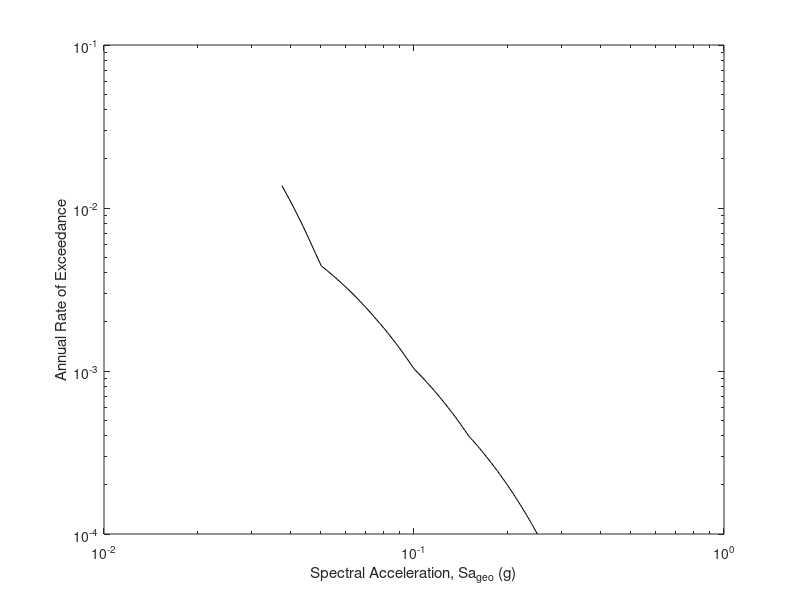

The MATLAB script that drew this image: (Note: this script raises an error after producing the figure.)

%==========================================================================================
% Fragility estimation, hazard analysis, Risk calculation, and R_avl calculation from IDA
% Suman Banerjee, IIT Roorkee, 2024
% s_banerjee@eq.iitr.ac.in
% Geometric mean of intensities; Risk integral truncated for lower and upper bounds
%==========================================================================================

clear; clc;

%%%%%%%%%% INPUTS %%%%%%%%%%

MCE = 0.15;
median_Op = 0.32; std_Op = 0.35;
median_CP = 1.28; std_CP = 0.36;

% Integral lower bound -
low_int_IO = 0.0375;
low_int_CP = 0.0375;

% Integral upper bound -
high_int_IO = 0.25;
high_int_CP = 0.25;

hazard = [0.0375 0.0137; 0.05 0.00444; 0.075 0.00211; 0.1 0.00103; 0.15 0.00040; 0.2 0.0002; 0.25 0.0001];

%%%%%%%%%% END OF INPUTS %%%%%%%%%%

phi_MCE_Op = 1/std_Op*log(MCE/median_Op);
phi_MCE_CP = 1/std_CP*log(MCE/median_CP);

P_MCE_Op = normcdf(phi_MCE_Op)*100;     % P[Op|MCE] for Operational level
P_MCE_CP = normcdf(phi_MCE_CP)*100;     % P[CP|MCE] for Collapse level
fprintf ("Probability of Exceeding Operational given MCE is %6.3f %%\n",P_MCE_Op);
fprintf ("Probability of Exceeding Collapse given MCE is %6.3f %%\n",P_MCE_CP);

% Discretization -
disStep = 100;
dis_IO = (high_int_IO-low_int_IO)/disStep;
dis_CP = (high_int_CP-low_int_CP)/disStep;

% Hazard Curve -
spec_acc_fr_IO_Risk = low_int_IO:dis_IO:high_int_IO;                                    % Hazard lower and upper limits
spec_acc_fr_CP_Risk = low_int_CP:dis_CP:high_int_CP;

for i = 1:size(spec_acc_fr_CP_Risk,2)
    % hazrad_mod(i) = interp1(hazard(:,1),hazard(:,2),spec_acc_fr_CP_Risk(i));
    hazrad_mod(i) = exp(interp1(hazard(:,1),log(hazard(:,2)),spec_acc_fr_CP_Risk(i)));
end


figure
loglog(spec_acc_fr_CP_Risk,hazrad_mod,'k','LineWidth',0.75)
xlabel('Spectral Acceleration, Sa_g_e_o (g)')
ylabel('Annual Rate of Exceedance')
res = 1200;
box on
ax = gca;
ax.LineWidth = 1.2;
set(gca, 'FontName', 'Times New Roman')
x0=500;
y0=300;
width=220;
height=180;
set(gcf,'units','points','position',[x0,y0,width,height]);
print('Hazard Curve.png','-dpng',['-r' num2str(res)]);

% Fragility function -
fragility_Op = makedist('Lognormal','mu',median_Op,'sigma',std_Op);
fragility_CP = makedist('Lognormal','mu',median_CP,'sigma',std_CP);

% Fragility Curve -
frag_high = norminv(0.9999,median_CP, std_CP);                                         % Upper limit for fragility plot
spec_acc_fr = 0:dis_CP:frag_high;
fragility_Op_plot = normcdf((log(spec_acc_fr/median_Op))/std_Op);
fragility_CP_plot = normcdf((log(spec_acc_fr/median_CP))/std_CP);
figure
plot(spec_acc_fr,fragility_Op_plot, '-r', 'linewidth', 1)
hold on
plot(spec_acc_fr,fragility_CP_plot, '-b', 'linewidth', 1)
hold on
grid on
%title('Fragility Curve')
xlabel('Spectral Acceleration, Sa(T1) (g)')
ylabel('Probability of Exceedance')
xlim([0 frag_high])
yticks(0:0.25:1);
%legend('Fragility Curve');
med_IO = round(median_Op,2);
med_CP = round(median_CP,2);
std_IO = round(std_Op,2);
std_CP = round(std_CP,2);
dim = [0.55, 0.2, 0.3, 0.15];
str = {['\mu_I_O = ',num2str(med_IO),', ','\beta_I_O = ',num2str(std_IO)],['\mu_C_P = ',num2str(med_CP),', ','\beta_C_P = ',num2str(std_CP)]};
annotation('textbox',dim,'String',str,'FitBoxToText','on','FontSize', 6, 'FontName', 'Times New Roman', 'BackgroundColor', 'w');
res = 1200;
box on
ax = gca;
ax.LineWidth = 1.2;
set(gca, 'FontName', 'Times New Roman')
x0=500;
y0=300;
width=220;
height=180;
set(gcf,'units','points','position',[x0,y0,width,height]);

% Modification in fragility for area = 1
fragility_IO_mod = truncate(fragility_Op,low_int_IO,high_int_IO);
fragility_CP_mod = truncate(fragility_CP,low_int_CP,high_int_CP);


plot(spec_acc_fr,cdf(fragility_IO_mod,spec_acc_fr),':r','LineWidth',1.5)
plot(spec_acc_fr,cdf(fragility_CP_mod,spec_acc_fr),':b','LineWidth',1.5)
print('Fragility Curve.png','-dpng',['-r' num2str(res)]);

% Fragility for Risk integration -
ii = 0;
for i = low_int_IO:dis_IO:high_int_IO
    ii = ii + 1;
    fragility_Risk_IO(ii) = cdf(fragility_IO_mod,i);
end
ii = 0;
for i = low_int_CP:dis_CP:high_int_CP
    ii = ii + 1;
    fragility_Risk_CP(ii) = cdf(fragility_CP_mod,i);
end

% Risk -
m_IO = size(spec_acc_fr_IO_Risk,2);
for i = 2:m_IO-1
    del_s = spec_acc_fr_IO_Risk(i) - spec_acc_fr_IO_Risk(i-1);
    del_F = fragility_Risk_IO(i) - fragility_Risk_IO(i-1);
    mi = log(hazrad_mod(i)/hazrad_mod(i-1))/del_s;
    ai = hazrad_mod(i)*(1-exp(mi * del_s));
    bi = hazrad_mod(i)/del_s*(exp(mi*del_s)*(del_s-1/mi)+1/mi);
    lambda_IO(i) = fragility_Risk_IO(i)*ai - del_F*bi;
end

sum3_IO = 0;
size3 = size(lambda_IO,2);
for i = 1:size3
    sum3_IO = sum3_IO + lambda_IO(i);
end
mean_ann_R_IO = sum3_IO;
ann_prob_IO = 1-exp(-1*mean_ann_R_IO);
Mean_ann_R_IO = mean_ann_R_IO*100;
Ann_prob_IO = ann_prob_IO*100;
fprintf ("Mean Annual Rate of Exceeding IO is %6.3f %%\n",Mean_ann_R_IO);

m_CP = size(spec_acc_fr_CP_Risk,2);
for i = 2:m_CP-1
    del_s = spec_acc_fr_CP_Risk(i) - spec_acc_fr_CP_Risk(i-1);
    del_F = fragility_Risk_CP(i) - fragility_Risk_CP(i-1);
    mi = log(hazrad_mod(i)/hazrad_mod(i-1))/del_s;
    ai = hazrad_mod(i)*(1-exp(mi * del_s));
    bi = hazrad_mod(i)/del_s*(exp(mi*del_s)*(del_s-1/mi)+1/mi);
    lambda_CP(i) = fragility_Risk_CP(i)*ai - del_F*bi;
end

sum3_CP = 0;
size3 = size(lambda_CP,2);
for i = 1:size3
    sum3_CP = sum3_CP + lambda_CP(i);
end
mean_ann_R_CP = sum3_CP;
ann_prob_CP = 1-exp(-1*mean_ann_R_CP);
Mean_ann_R_CP = mean_ann_R_CP*100;
Ann_prob_CP = ann_prob_CP*100;
fprintf ("Mean Annual Rate of Exceeding CP is %6.3f %%\n",Mean_ann_R_CP);

% Save results to text file -
fid = fopen('Fragility & Risk Results.txt', 'w');
fprintf(fid,"Median for IO = %5.3f g ; Std. Dev. for IO = %5.3f; \nMedian for CP = %5.3f g ; " + ...
    "Std. Dev. for CP = %5.3f; \n\nP[IO|MCE] = %5.2f %%\nP[CP|MCE] = %5.2f %%\n\nMean Annual Rate of Exceeding IO   = %6.3f %%" + ...
    "\nMean Annual Rate of Exceeding CP   = %6.3f %%", median_Op, std_Op, median_CP, std_CP, P_MCE_Op, P_MCE_CP, Mean_ann_R_IO, Mean_ann_R_CP);
fclose(fid);